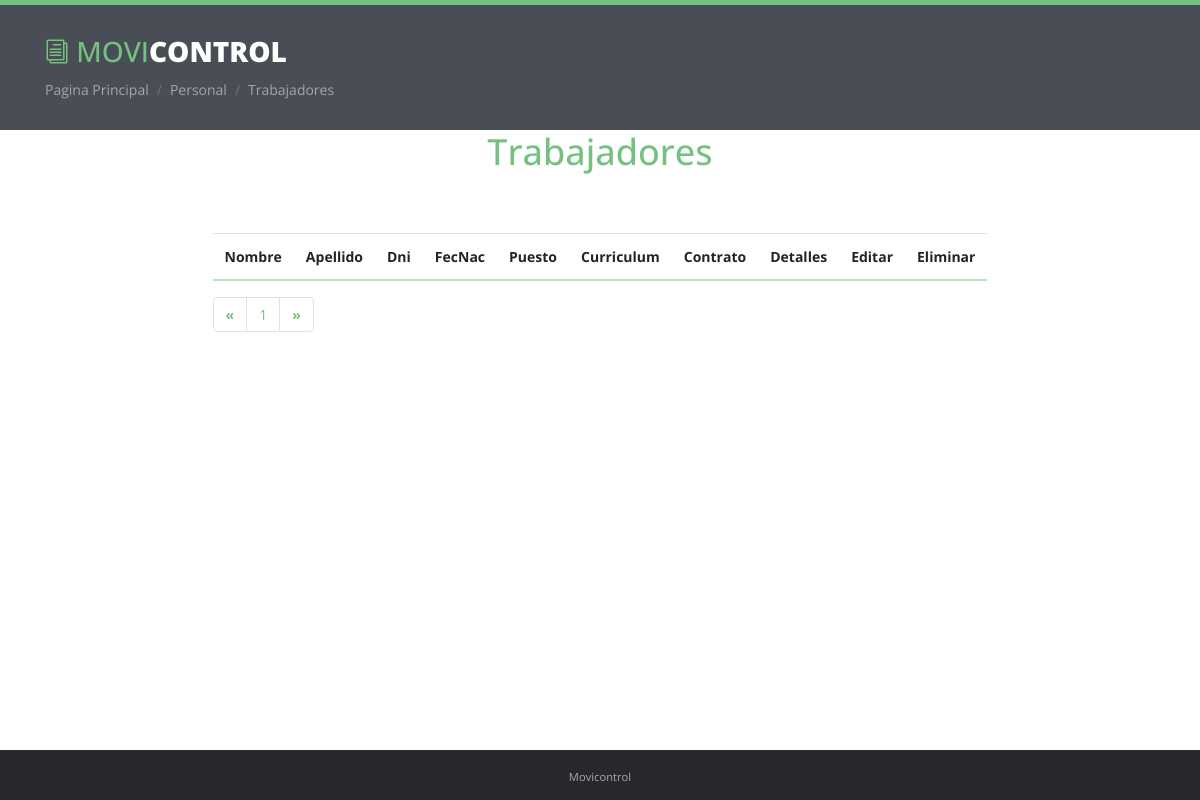
The app's page /Personal/verTrabajadores.php?pos=2 (signed in), older data.
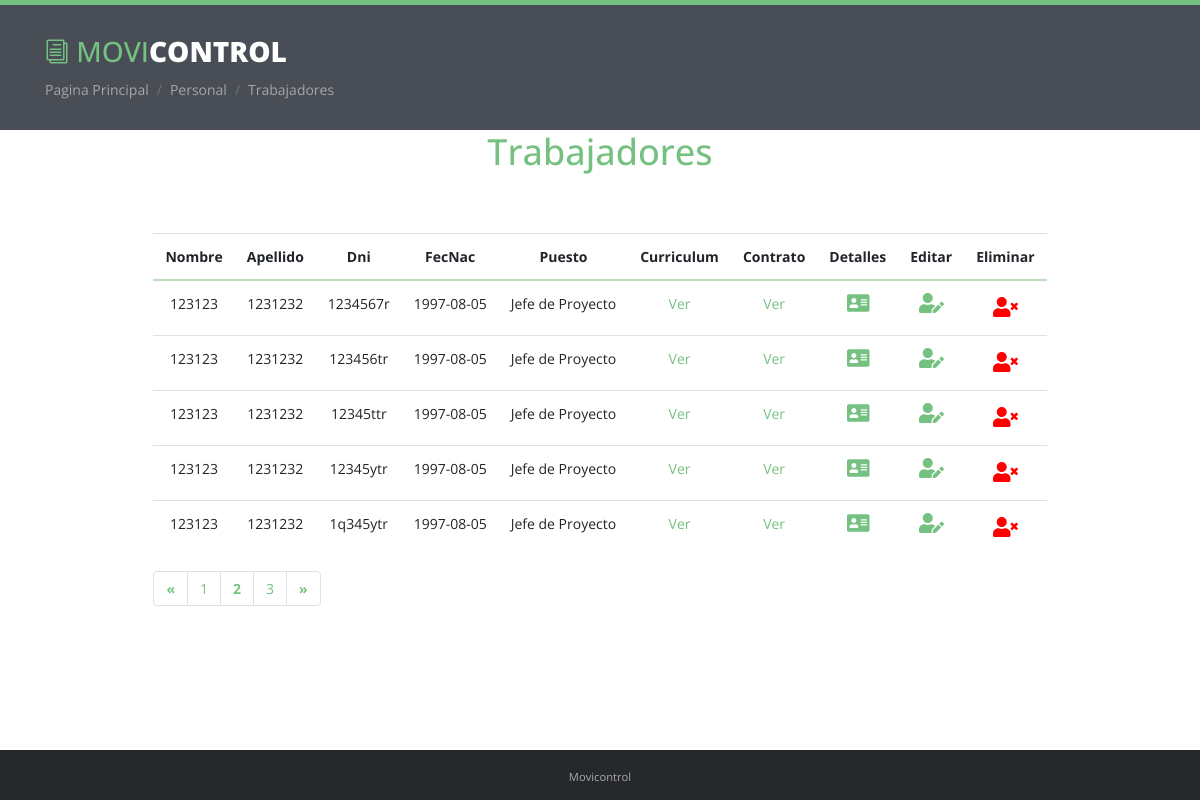
The same page, newer data.
### tables this page shows
CREATE TABLE `trabajadores` (
  `dni` varchar(9) NOT NULL,
  `nombre` varchar(20) NOT NULL,
  `apellido` varchar(60) NOT NULL,
  `telefono` varchar(9) NOT NULL,
  `fecNac` date NOT NULL,
  `password` varchar(30) NOT NULL,
  `idPuesto` int(11) NOT NULL,
  `curriculum` text NOT NULL,
  `contrato` text NOT NULL
);

CREATE TABLE `puestos` (
  `idPuesto` int(11) NOT NULL,
  `puesto` varchar(40) NOT NULL
);

### Personal/verTrabajadores.php (the view, shortened to what this page needs)
<?php
include("../conexion.php");
?>
<!DOCTYPE html>
<html lang="en">
<head>
    <link rel="stylesheet" href="../assets/plugins/bootstrap/css/bootstrap.min.css">
    <link rel="stylesheet" href="../assets/plugins/prism/prism.css">
    <link rel="stylesheet" href="../assets/plugins/lightbox/dist/ekko-lightbox.css">
    <link rel="stylesheet" href="../assets/plugins/elegant_font/css/style.css">
    <link id="theme-style" rel="stylesheet" href="../assets/css/styles.css">
</head>
<body class="body-green">
        <div class="page-wrapper">
        <header id="header" class="header">
            <div class="container">
                <div class="branding">
                    <h1 class="logo">
                        <a href="index.html">
                            <span aria-hidden="true" class="icon_documents_alt icon"></span>
                            <span class="text-highlight">Movi</span><span class="text-bold">Control</span>
                        </a>
                    </h1>
                </div>
                <ol class="breadcrumb">
                    <li class="breadcrumb-item"><a href="../principal.html">Pagina Principal</a></li>
                    <li class="breadcrumb-item"><a href="../personal.html">Personal</a></li>
                    <li class="breadcrumb-item active">Trabajadores</li>
                </ol>
            </div>
        </header>
            <div class="container">
                <div id="doc-header" class="doc-header text-center">
                    <h1 class="doc-title">Trabajadores</h1>
                </div>
                <div class="doc-body row justify-content-md-center">
                    <div class="doc-content ">
                        <div class="content-inner">
                            <section id="dashboards" class="doc-section">
                                <div class="section-block">
                                    <div>
                                        <?php
                                            $sql = "SELECT t.nombre,t.apellido,t.dni, t.fecNac, p.puesto, t.curriculum, t.contrato FROM trabajadores as t, puestos as p WHERE t.idPuesto = p.idPuesto";
                                            $url = basename($_SERVER ["PHP_SELF"]);
                                            if (isset($_GET['pos']))
                                              $ini=$_GET['pos'];
                                            else
                                              $ini=1;
                                            $count="SELECT COUNT(*) FROM trabajadores";
                                            $limit_end = 5;
                                            $init = ($ini-1) * $limit_end;
                                            $sql .= " LIMIT $init, $limit_end";
                                            $num = $conexion->query($count);
                                            $x = $num->fetch_array();
                                            $total = ceil($x[0]/$limit_end);
                                            $registros=mysqli_query($conexion,$sql);
                                         ?>
                                    <table class="table  table-inverse table-hover >" >
                                        <thead align="center">
                                            <tr>
                                                <th>Nombre</th>
                                                <th>Apellido</th>
                                                <th>Dni</th>
                                                <th>FecNac</th>
                                                <th>Puesto</th>
                                                <th>Curriculum</th>
                                                <th>Contrato</th>
                                                <th>Detalles</th>
                                                <th>Editar</th>
                                                <th>Eliminar</th>
                                            </tr>
                                        </thead>
                                        <tbody align="center">
                                            <?php
                                            while($linea = $registros->fetch_array(MYSQLI_ASSOC)){
                                            ?>
                                                <tr >
                                                    <td><?php echo $linea['nombre']; ?></td>
                                                    <td><?php echo $linea['apellido']; ?></td>
                                                    <td><?php echo $linea['dni']; ?></td>
                                                    <td><?php echo $linea['fecNac']; ?></td>
                                                    <td><?php echo $linea['puesto']; ?></td>
                                                    <td><a href="verCurriculumm.php?dni=<?php echo $linea['dni'] ?>">Ver</a></td>
                                                    <td><a href="verContrato.php?dni=<?php echo $linea['dni']; ?>">Ver</a></td>
                                                    <td>
                                                        <a href="detTrabajador.php?dni=<?php echo $linea['dni'] ?>">
                                                            <div class="icon-holder">
                                                                <i class="fas fa-address-card" style="font-size: 20px"></i>
                                                            </div>
                                                        </a>
                                                    </td>
                                                    <td>
                                                        <a href="trabajadores/editTrabajador.php?dni=<?php echo $linea['dni'] ?>">
                                                             <div class="icon-holder">
                                                                <i class="fas fa-user-edit" style="font-size: 20px"></i>
                                                            </div>
                                                        </a>
                                                    <td>
                                                        <a href="trabajadores/delTrabajadorBD.php?dni=<?php echo $linea['dni'] ?>">
                                                            <div class="icon-holder" style="color:red; font-size: 20px">
                                                                <i class="icon fas fa-user-times"></i>
                                                            </div>
                                                        </a>
                                                    </td>
                                                </tr>
                                                <?php
                                                }
                                                ?>
                                        </tbody>
                                    </table>
                                        <?php
                                          echo "<div >";
                                          echo "<ul class='pagination'>";
                                          if(($ini - 1) == 0)
                                          {
                                            echo "<li class='page-item'><a class='page-link' href='#'>&laquo;</a></li>";
                                          }
                                          else
                                          {
                                            echo "<li class='page-item'><a class='page-link' href='$url?pos=".($ini-1)."'><b>&laquo;</b></a></li>";
                                          }
                                          for($k=1; $k <= $total; $k++)
                                          {
                                            if($ini == $k)
                                            {
                                              echo "<li class='page-item'><a class='page-link' href='#'><b>".$k."</b></a></li>";
                                            }
                                            else
                                            {
                                              echo "<li class='page-item'><a class='page-link' href='$url?pos=$k'>".$k."</a></li>";
                                            }
                                          }
                                          if($ini == $total)
                                          {
                                            echo "<li class='page-item'><a class='page-link' href='#'>&raquo;</a></li>";
                                          }
                                          else
                                          {
                                            echo "<li class='page-item'><a class='page-link' href='$url?pos=".($ini+1)."'><b>&raquo;</b></a></li>";
                                          }
                                          echo "</ul>";
                                          echo "</div>"
                                        ?>
                                    </div>
                                </div>
                            </section>
                        </div>
                    </div>
                </div>
            </div>
        </div>
    <footer id="footer" class="footer text-center">
        <div class="container">
            <small class="copyright">Movicontrol</small>
        </div>
    </footer>
</body>
</html>

### assets/css/styles.css (style rules this page uses)
body { font-family: 'Open Sans', arial, sans-serif; color: #494d55; font-size: 14px; -webkit-font-smoothing: antialiased; -moz-osx-font-smoothing: grayscale; }
html, body { height: 100%; }
.page-wrapper { min-height: 100%; margin-bottom: -50px; }
.page-wrapper:after { content: ""; display: block; height: 50px; }
.footer { height: 50px; }
a { color: #3aa7aa; -webkit-transition: all 0.4s ease-in-out; -moz-transition: all 0.4s ease-in-out; -ms-transition: all 0.4s ease-in-out; -o-transition: all 0.4s ease-in-out; }
.header { background: #494d55; color: rgba(255, 255, 255, 0.85); border-top: 5px solid #40babd; padding: 30px 0; }
.header a { color: #fff; }
.header .container { position: relative; }
.branding { text-transform: uppercase; margin-bottom: 10px; }
.branding .logo { font-size: 28px; margin-top: 0; margin-bottom: 0; }
.branding .logo a { text-decoration: none; }
.branding .text-highlight { color: #40babd; }
.body-green .branding .text-highlight { color: #75c181; }
.branding .text-bold { font-weight: 800; color: #fff; }
.branding .icon { font-size: 24px; color: #40babd; }
.body-green .branding .icon { color: #75c181; }
.breadcrumb { background: none; margin-bottom: 0; padding: 0; }
.breadcrumb li { color: rgba(255, 255, 255, 0.5); }
.breadcrumb li.active { color: rgba(255, 255, 255, 0.5); }
.breadcrumb li a { color: rgba(255, 255, 255, 0.5); }
.breadcrumb > li + li:before { color: rgba(0, 0, 0, 0.4); }
.footer { background: #26282c; color: rgba(255, 255, 255, 0.6); padding: 15px 0; }
.doc-body { position: relative; }
.doc-header { margin-bottom: 30px; }
.doc-header .doc-title { color: #40babd; margin-top: 0; font-size: 36px; }
.body-green .doc-header .doc-title { color: #75c181; }
.doc-section { padding-top: 15px; padding-bottom: 15px; }
.section-block { padding-top: 15px; padding-bottom: 15px; }
.table > thead > tr > th { border-bottom-color: #8bd6d8; }
.body-green .table > thead > tr > th { border-bottom-color: #bbe1c1; }
.body-green .header { border-color: #75c181; }
.body-green a { color: #75c181; }

Row changes from the older to the newer data that the page shows:
added trabajadores: nombre "123123", apellido "1231232", dni "1234567r", fecNac "1997-08-05", idPuesto.puesto "Jefe de Proyecto"
added trabajadores: nombre "123123", apellido "1231232", dni "123456tr", fecNac "1997-08-05", idPuesto.puesto "Jefe de Proyecto"
added trabajadores: nombre "123123", apellido "1231232", dni "12345ttr", fecNac "1997-08-05", idPuesto.puesto "Jefe de Proyecto"
added trabajadores: nombre "123123", apellido "1231232", dni "12345ytr", fecNac "1997-08-05", idPuesto.puesto "Jefe de Proyecto"
added trabajadores: nombre "123123", apellido "1231232", dni "1q345ytr", fecNac "1997-08-05", idPuesto.puesto "Jefe de Proyecto"
Text that changed along with them:
new list line: "2"
new list line: "3"
